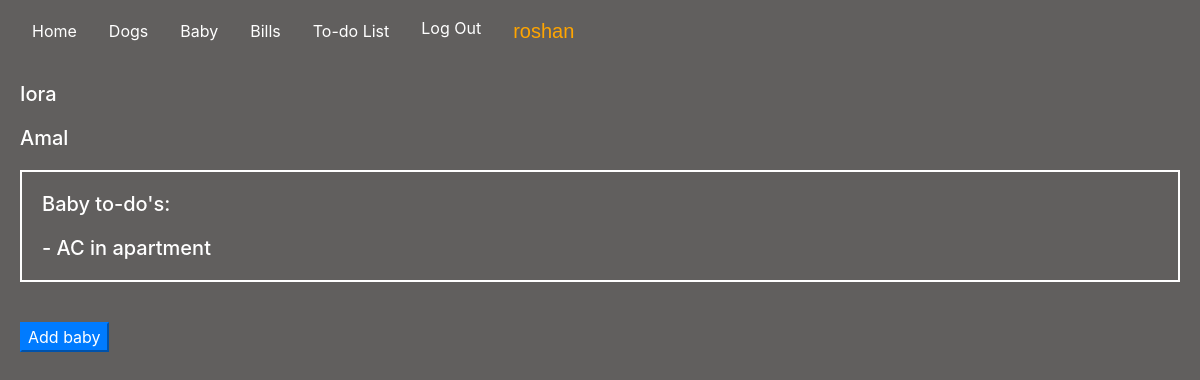
Before: /baby (signed in) with the older database file.
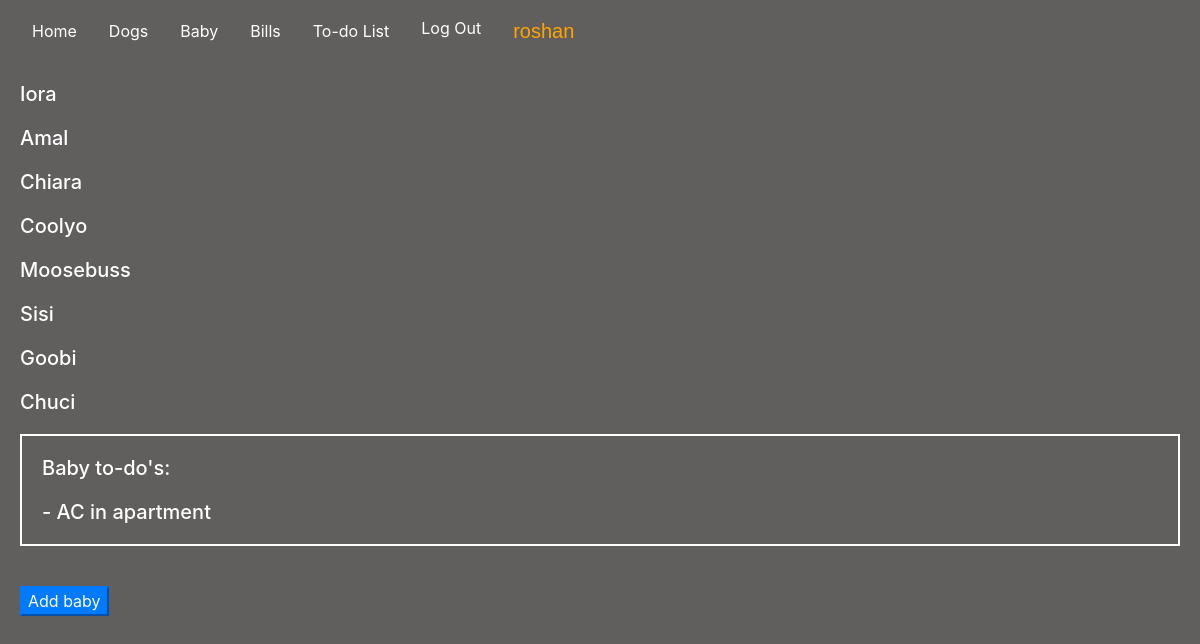
After: the same page with the newer database file.
### housemanager/models.py (models this page shows, shortened)
class Baby(models.Model):
    baby_name = models.CharField(max_length=100)
    baby_due = models.DateField(default=datetime.now, blank=True)

class Todo(models.Model):
    todo = models.CharField(max_length = 200)
    done = models.BooleanField(default=False)
    todo_date = models.DateField(default=datetime.now, blank=True)
    todo_cat = models.CharField(max_length=200, blank = True)

### housemanager/views.py (the view, shortened to what this page needs)
# urls.py: path("baby", views.baby, name="baby"),
@login_required(login_url="/login")
@csrf_exempt
def baby(request):
    if request.method == "GET":
        baby = Baby.objects.all()
        baby_todo = Todo.objects.filter(todo_cat="Baby", done=False)
        return render(request, "housemanager/baby.html", {
            "baby_todo": baby_todo,
            "baby": baby,
        })

### housemanager/templates/housemanager/baby.html (shortened to what this page needs)
{% extends "housemanager/layout.html" %}
{% load static %}
{% block body %}
<div id="names">
        {% for baby in baby %}
        <h5><a href="{% url 'baby_name' baby.baby_name %}">{{baby.baby_name}}</a></h5>
        {% endfor %}
</div>
<div id="baby-todo">
    {% for baby_todo in baby_todo %}
        <h5>Baby to-do's:</h5>
        <h5> - {{baby_todo.todo}}</h5>
    {% endfor %}
</div>
<button class="btn-primary" value="Add baby" id="submit_baby">Add baby</button>
{% endblock %}

### housemanager/templates/housemanager/layout.html (shortened to what this page needs)
{% load static %}
<!DOCTYPE html>
<html lang="en">
    <head>
        <link rel="stylesheet" href="https://stackpath.bootstrapcdn.com/bootstrap/4.4.1/css/bootstrap.min.css">
        <link href="{% static 'housemanager/styles.css' %}" rel="stylesheet">
    </head>
    <body>
        <nav id="topnav" class="navbar navbar-expand-lg">
            <a class="nav-link active" href="{% url 'index' %}">Home</a>
            <a class="nav-link active" href="{% url 'dogs' %}">Dogs</a>
            <a class="nav-link active" href="{% url 'baby' %}">Baby</a>
            <a class="nav-link active" href="{% url 'bills' %}">Bills</a>
            <a class="nav-link active" href="{% url 'todo' %}">To-do List</a>
            <div>
              <ul class="nav">
                {% if user.is_authenticated %}
                    <li class="nav-item">
                        <a class="nav-link" href="{% url 'logout' %}">Log Out</a>
                    </li>
                    <li class="nav-item">
                        <a class="nav-link" id="user" >{{user}}</a>
                    </li>
                {% else %}
                    <li class="nav-item">
                        <a class="nav-link" href="{% url 'login' %}">Log In</a>
                    </li>
                {% endif %}
              </ul>
            </div>
         </nav>
                {% block body %}
                {% endblock %}
    </body>
</html>

### housemanager/static/housemanager/styles.css (style rules this page uses)
html, body { background-color: #615f5e; margin: 0; padding: 0; display: block; }
h5, h6 { color: white; margin: 20px; }
a { color: white; }
.btn-primary { margin: 20px; }
#user { color: orange; font-size: 15pt; font-family: 'Lucida Sans', 'Lucida Sans Regular', 'Lucida Grande', 'Lucida Sans Unicode', Geneva, Verdana, sans-serif; }
#baby-todo { border: 2px solid white; margin: 20px; }

Changed rows visible on the page:
added Baby: baby_name "Chiara"
added Baby: baby_name "Coolyo"
added Baby: baby_name "Moosebuss"
added Baby: baby_name "Sisi"
added Baby: baby_name "Goobi"
added Baby: baby_name "Chuci"
